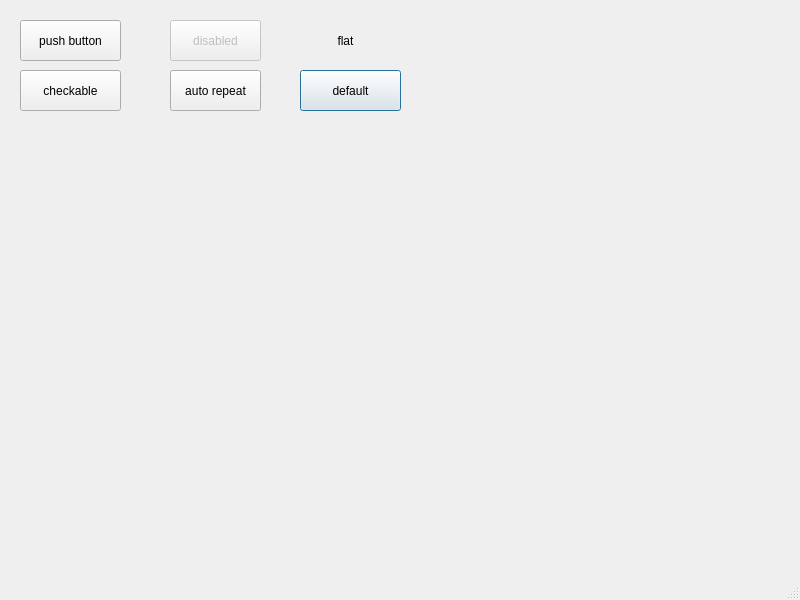
<?xml version="1.0" encoding="UTF-8"?>
<ui version="4.0">
 <class>MainWindow</class>
 <widget class="QMainWindow" name="MainWindow">
  <property name="geometry">
   <rect>
    <x>0</x>
    <y>0</y>
    <width>800</width>
    <height>600</height>
   </rect>
  </property>
  <property name="windowTitle">
   <string>MainWindow</string>
  </property>
  <widget class="QWidget" name="centralwidget">
   <widget class="QPushButton" name="btnPush">
    <property name="geometry">
     <rect>
      <x>20</x>
      <y>20</y>
      <width>101</width>
      <height>41</height>
     </rect>
    </property>
    <property name="text">
     <string>push button</string>
    </property>
   </widget>
   <widget class="QPushButton" name="btnDisabled">
    <property name="enabled">
     <bool>false</bool>
    </property>
    <property name="geometry">
     <rect>
      <x>170</x>
      <y>20</y>
      <width>91</width>
      <height>41</height>
     </rect>
    </property>
    <property name="text">
     <string>disabled</string>
    </property>
   </widget>
   <widget class="QPushButton" name="btnFlat">
    <property name="geometry">
     <rect>
      <x>300</x>
      <y>20</y>
      <width>91</width>
      <height>41</height>
     </rect>
    </property>
    <property name="text">
     <string>flat</string>
    </property>
    <property name="flat">
     <bool>true</bool>
    </property>
   </widget>
   <widget class="QPushButton" name="btnCheckable">
    <property name="geometry">
     <rect>
      <x>20</x>
      <y>70</y>
      <width>101</width>
      <height>41</height>
     </rect>
    </property>
    <property name="text">
     <string>checkable</string>
    </property>
    <property name="checkable">
     <bool>true</bool>
    </property>
   </widget>
   <widget class="QPushButton" name="btnAutoRepeat">
    <property name="geometry">
     <rect>
      <x>170</x>
      <y>70</y>
      <width>91</width>
      <height>41</height>
     </rect>
    </property>
    <property name="text">
     <string>auto repeat</string>
    </property>
    <property name="autoRepeat">
     <bool>true</bool>
    </property>
   </widget>
   <widget class="QPushButton" name="btnDefault">
    <property name="geometry">
     <rect>
      <x>300</x>
      <y>70</y>
      <width>101</width>
      <height>41</height>
     </rect>
    </property>
    <property name="text">
     <string>default</string>
    </property>
    <property name="default">
     <bool>true</bool>
    </property>
   </widget>
  </widget>
  <widget class="QMenuBar" name="menubar">
   <property name="geometry">
    <rect>
     <x>0</x>
     <y>0</y>
     <width>800</width>
     <height>22</height>
    </rect>
   </property>
  </widget>
  <widget class="QStatusBar" name="statusbar"/>
 </widget>
 <resources/>
 <connections/>
</ui>
